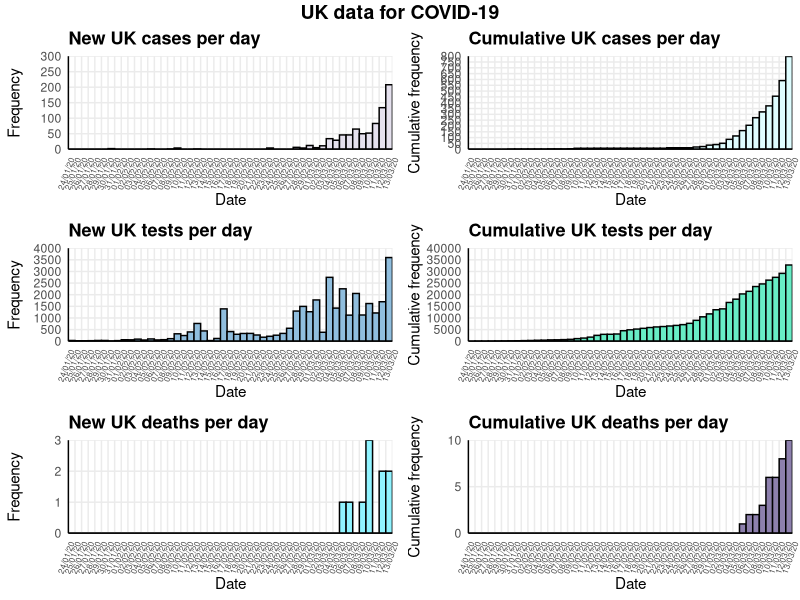
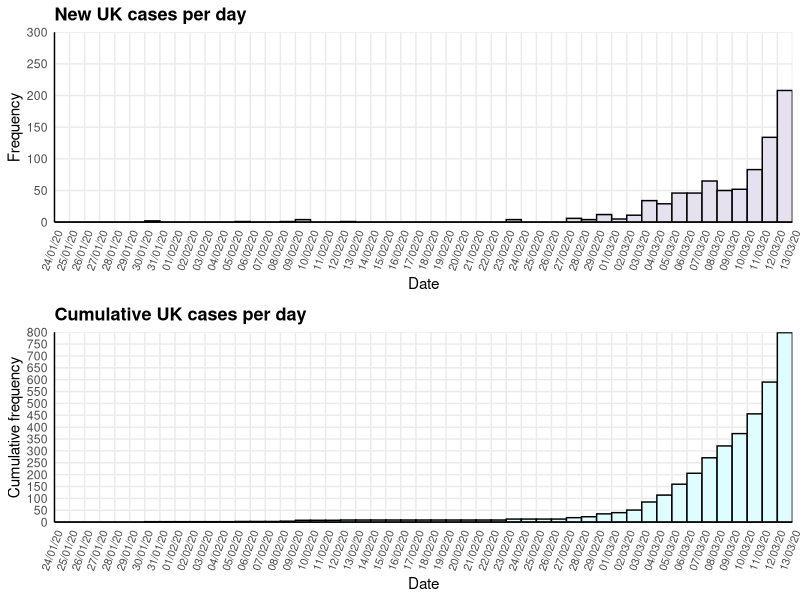
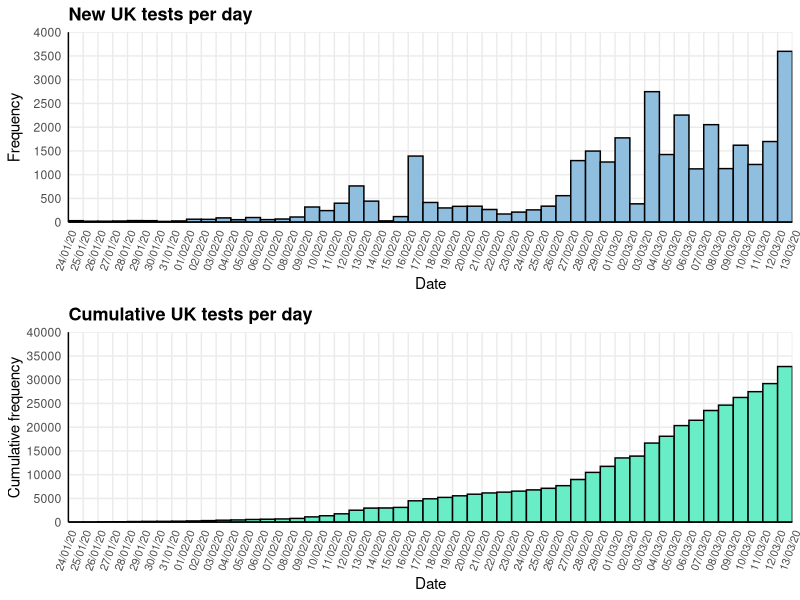
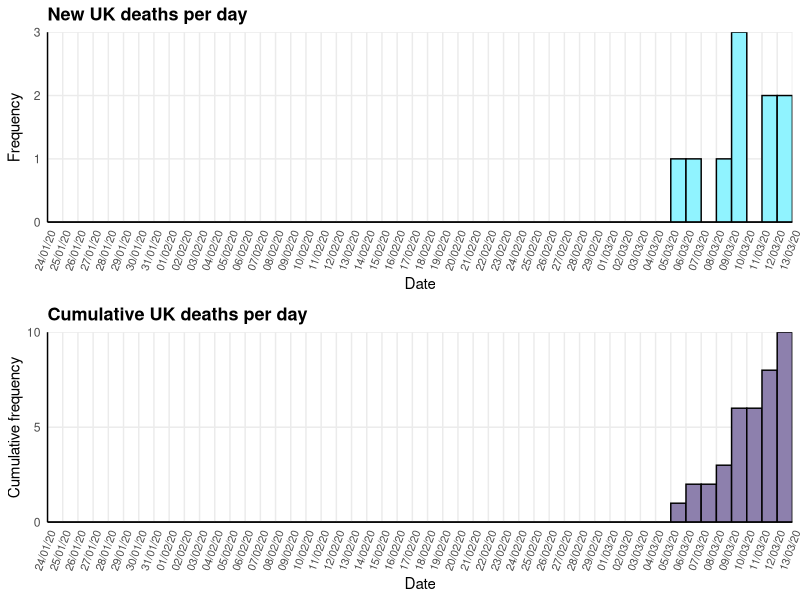

Recreate these plots in R, in order.
## Exploration of UK COVID-19 data
## Emma Doughty (e.doughty6@gmail.com)

# Install libraries if necessary
#if(!require(ggpubr)) install.packages("ggpubr")
#if(!require(tidyverse)) install.packages("tidyverse")
#if(!require(scales)) install.packages("scales")

# Load libraries
library(readr)
library(tidyr)
library(plyr)
library(ggplot2)
library(scales)
library(ggpubr)

#Load data
COVID19_by_day <- read_csv("COVID19_by_day.csv")
COVID19_by_day$Date <- as.Date(COVID19_by_day$Date, format = "%d/%m/%y")
COVID19_by_day <- COVID19_by_day[order(COVID19_by_day$Date),]

#### Generate plots ####

#### CASES per day ####
# Read in new cases per day from summarised data, format date correctly
df_NewCases <- data.frame(Date=c(COVID19_by_day$Date), ntimes=c(COVID19_by_day$NewCases))
df_NewCases <- as.data.frame(lapply(df_NewCases, rep, df_NewCases$ntimes))

# Plot number of NEW CASES per day
NewCases_Sigfig <- signif(max(COVID19_by_day$NewCases))
NewCases_Factor <- 10^(floor(log10(NewCases_Sigfig)))
NewCases_Max <- round_any(max(COVID19_by_day$NewCases), NewCases_Factor, f=ceiling)
NewCases_Breaks <- ceiling(NewCases_Factor/2)

plot_NewCases <- ggplot(data=df_NewCases, aes(x=df_NewCases$Date)) +
  geom_histogram(binwidth=1, boundary = 1, colour="black", fill= "#E5E1EE") +
  scale_x_date(labels = date_format("%d/%m/%y"), expand = c(0, 0), 
               limits = c(min(COVID19_by_day$Date)-1, max(COVID19_by_day$Date)),
               breaks = seq(min(COVID19_by_day$Date)-1, max(COVID19_by_day$Date), 1)) +
  scale_y_continuous(limits = c(0, NewCases_Max), 
                     breaks = seq(0, NewCases_Max, NewCases_Breaks),
                     expand = c(0, 0)) +
  ylab("Frequency") + xlab("Date")+
  ggtitle("New UK cases per day") +
  theme_minimal() +
  theme(plot.title = element_text(size=13, face="bold"),
        axis.line = element_line(colour = "black"),
        axis.text.x = element_text(angle = 70, hjust = 1, vjust = 1), 
        panel.grid.minor = element_blank())

# Plot CUMULATIVE CASES per day
CumCases_Sigfig <- signif(sum(COVID19_by_day$NewCases))
CumCases_Factor <- 10^(floor(log10(CumCases_Sigfig)))
CumCases_Max <- round_any(sum(COVID19_by_day$NewCases), CumCases_Factor, f=ceiling)
CumCases_Breaks <- ceiling(CumCases_Factor/2)

plot_CumCases <- ggplot(data=df_NewCases, aes(x=df_NewCases$Date)) + 
  geom_histogram(aes(y = cumsum(..count..)), binwidth=1, 
                 boundary = 1, colour="black", fill= "#DFFDFF") +
  scale_x_date(labels = date_format("%d/%m/%y"), expand = c(0, 0), 
               limits = c(min(COVID19_by_day$Date)-1, max(COVID19_by_day$Date)),
               breaks = seq(min(COVID19_by_day$Date)-1, max(COVID19_by_day$Date), 1)) +
  scale_y_continuous(limits = c(0, CumCases_Max), 
                     breaks = seq(0, CumCases_Max, CumCases_Breaks), expand = c(0, 0)) +
  ylab("Cumulative frequency") + xlab("Date") +
  ggtitle("Cumulative UK cases per day") +
  theme_minimal() +
  theme(plot.title = element_text(size=13, face="bold"),
        axis.line = element_line(colour = "black"),
        axis.text.x = element_text(angle = 70, hjust = 1, vjust = 1), 
        panel.grid.minor = element_blank())


#### TESTS per day ####
# Read in new tests per day from summarised data, format date correctly
df_NewTests <- data.frame(Date=c(COVID19_by_day$Date), ntimes=c(COVID19_by_day$NewTests))
df_NewTests<- as.data.frame(lapply(df_NewTests, rep, df_NewTests$ntimes))

# Plot NEW TESTS per day #
NewTests_Sigfig <- signif(max(COVID19_by_day$NewTests))
NewTests_Factor <- 10^(floor(log10(NewTests_Sigfig)))
NewTests_Max <- round_any(max(COVID19_by_day$NewTests), NewTests_Factor, f=ceiling)
NewTests_Breaks <- ceiling(NewTests_Factor/2)

plot_NewTests <- ggplot(data=df_NewTests, aes(x=df_NewTests$Date)) + 
  geom_histogram(binwidth=1, boundary = 1, colour="black", fill= "#90BEDE") +
  scale_x_date(labels = date_format("%d/%m/%y"), expand = c(0, 0), 
               limits = c(min(COVID19_by_day$Date)-1, max(COVID19_by_day$Date)),
               breaks = seq(min(COVID19_by_day$Date)-1, max(COVID19_by_day$Date), 1)) +
  scale_y_continuous(limits = c(0, NewTests_Max), 
                     breaks = seq(0, NewTests_Max, NewTests_Breaks), expand = c(0, 0)) +
  ylab("Frequency") + xlab("Date") +
  ggtitle("New UK tests per day") +
  theme_minimal() +
  theme(plot.title = element_text(size=13, face="bold"),
        axis.line = element_line(colour = "black"),
        axis.text.x = element_text(angle = 70, hjust = 1, vjust = 1), 
        panel.grid.minor = element_blank())

# Plot CUMULATIVE TESTS per day
CumTests_Sigfig <- signif(sum(COVID19_by_day$NewTests))
CumTests_Factor <- 10^(floor(log10(CumTests_Sigfig)))
CumTests_Max <- round_any(sum(COVID19_by_day$NewTests), CumTests_Factor, f=ceiling)
CumTests_Breaks <- ceiling(CumTests_Factor/2)

plot_CumTests <- ggplot(data=df_NewTests, aes(x=df_NewTests$Date)) + 
  geom_histogram(aes(y = cumsum(..count..)), binwidth=1, 
                 boundary = 1, colour="black", fill= "#68EDC6") +
  scale_x_date(labels = date_format("%d/%m/%y"), expand = c(0, 0), 
               limits = c(min(COVID19_by_day$Date)-1, max(COVID19_by_day$Date)),
               breaks = seq(min(COVID19_by_day$Date)-1, max(COVID19_by_day$Date), 1)) +
  scale_y_continuous(limits = c(0, CumTests_Max), 
                     breaks = seq(0, CumTests_Max, CumTests_Breaks),  expand = c(0, 0)) +
  ylab("Cumulative frequency") + xlab("Date") +
  ggtitle("Cumulative UK tests per day") +
  theme_minimal() +
  theme(plot.title = element_text(size=13, face="bold"),
        axis.line = element_line(colour = "black"),
        axis.text.x = element_text(angle = 70, hjust = 1, vjust = 1), 
        panel.grid.minor = element_blank())


#### DEATHS per day ####
# Read in DEATHS per day from summarised data, format date correctly
df_NewDeaths <- data.frame(Date=c(COVID19_by_day$Date), ntimes=c(COVID19_by_day$NewDeaths))
df_NewDeaths <- as.data.frame(lapply(df_NewDeaths, rep, df_NewDeaths$ntimes))

# Plot NEW DEATHS per day #
NewDeaths_Sigfig <- signif(max(COVID19_by_day$NewDeaths))
NewDeaths_Factor <- 10^(floor(log10(NewDeaths_Sigfig)))
NewDeaths_Max <- round_any(max(COVID19_by_day$NewDeaths), NewDeaths_Factor, f=ceiling)
NewDeaths_Breaks <- ceiling(NewDeaths_Factor/2)

plot_NewDeaths <- ggplot(data=df_NewDeaths, aes(x=df_NewDeaths$Date)) + 
  geom_histogram(binwidth=1, boundary = 1, colour="black", fill= "#90F3FF") +
  scale_x_date(labels = date_format("%d/%m/%y"), expand = c(0, 0), 
               limits = c(min(COVID19_by_day$Date)-1, max(COVID19_by_day$Date)),
               breaks = seq(min(COVID19_by_day$Date)-1, max(COVID19_by_day$Date), 1)) +
  scale_y_continuous(limits = c(0, NewDeaths_Max), 
                     breaks = seq(0, NewDeaths_Max, NewDeaths_Breaks), expand = c(0, 0)) +
  ylab("Frequency") + xlab("Date") +
  ggtitle("New UK deaths per day") +
  theme_minimal() +
  theme(plot.title = element_text(size=13, face="bold"),
        axis.line = element_line(colour = "black"),
        axis.text.x = element_text(angle = 70, hjust = 1, vjust = 1), 
        panel.grid.minor = element_blank())

# Plot CUMULATIVE DEATHS per day
CumDeaths_Sigfig <- signif(sum(COVID19_by_day$NewDeaths))
CumDeaths_Factor <- 10^(floor(log10(CumDeaths_Sigfig)))
CumDeaths_Max <- round_any(sum(COVID19_by_day$NewDeaths), CumDeaths_Factor, f=ceiling)
CumDeaths_Breaks <- ceiling(CumDeaths_Factor/2)

plot_CumDeaths <- ggplot(data=df_NewDeaths, aes(x=df_NewDeaths$Date)) + 
  geom_histogram(aes(y = cumsum(..count..)), binwidth=1, boundary = 1, 
                 colour="black", fill= "#8D80AD") +
  scale_x_date(labels = date_format("%d/%m/%y"), expand = c(0, 0), 
               limits = c(min(COVID19_by_day$Date)-1, max(COVID19_by_day$Date)),
               breaks = seq(min(COVID19_by_day$Date)-1, max(COVID19_by_day$Date), 1)) +
  scale_y_continuous(limits = c(0,CumDeaths_Max), 
                     breaks = seq(0, CumDeaths_Max, CumDeaths_Breaks), expand = c(0, 0)) +
  ylab("Cumulative frequency") + xlab("Date") +
  ggtitle("Cumulative UK deaths per day") +
  theme_minimal() +
  theme(plot.title = element_text(size=13, face="bold"),
        axis.line = element_line(colour = "black"),
        axis.text.x = element_text(angle = 70, hjust = 1, vjust = 1), 
        panel.grid.minor = element_blank())


#### Generate plots ####
# Cases, tests and deaths summary figure
Sum_figure <- ggarrange(plot_NewCases + font("x.text", size = 6), 
                    plot_CumCases + font("x.text", size = 6), 
                    plot_NewTests + font("x.text", size = 6), 
                    plot_CumTests + font("x.text", size = 6), 
                    plot_NewDeaths + font("x.text", size = 6), 
                    plot_CumDeaths + font("x.text", size = 6),
          ncol = 2, nrow = 3, align = "hv")

Sum_figure <- annotate_figure(Sum_figure,
                top = text_grob("UK data for COVID-19", face = "bold", size = 14))

pdf("Summary_plot.pdf", height = 8.27, width = 11.69)
Sum_figure
dev.off()

# Cases per day figure
Cases_figure <- ggarrange(plot_NewCases + font("x.text", size = 8), 
                          plot_CumCases + font("x.text", size = 8), 
                          ncol = 1, nrow = 2, align = "hv")

pdf("Cases_plot.pdf", height = 8.27, width = 11.69)
Cases_figure
dev.off()

# Tests per day figure
Tests_figure <- ggarrange(plot_NewTests + font("x.text", size = 8), 
                          plot_CumTests + font("x.text", size = 8), 
                          ncol = 1, nrow = 2, align = "hv")

pdf("Tests_plot.pdf", height = 8.27, width = 11.69)
Tests_figure
dev.off()

# Deaths per day figure
Deaths_figure <- ggarrange(plot_NewDeaths + font("x.text", size = 8), 
                           plot_CumDeaths + font("x.text", size = 8), 
                           ncol = 1, nrow = 2, align = "hv")

pdf("Deaths_plot.pdf", height = 8.27, width = 11.69)
Deaths_figure
dev.off()
